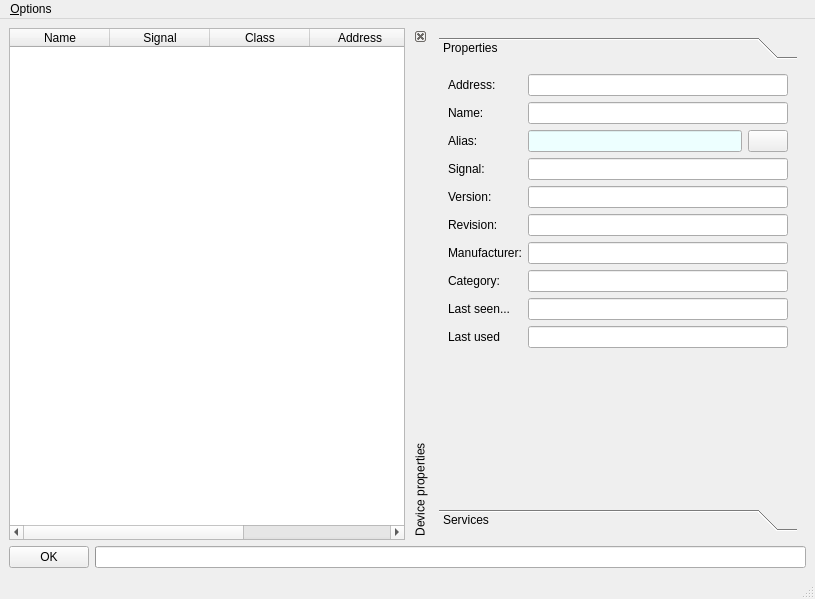
<ui version="4.0" >
 <class>MainWindow</class>
 <widget class="QMainWindow" name="MainWindow" >
  <property name="geometry" >
   <rect>
    <x>0</x>
    <y>0</y>
    <width>815</width>
    <height>599</height>
   </rect>
  </property>
  <property name="windowTitle" >
   <string>KBlueMon</string>
  </property>
  <widget class="QWidget" name="centralwidget" >
   <layout class="QGridLayout" >
    <item row="0" column="0" >
     <widget class="QTableWidget" name="remoteListWidget" >
      <property name="enabled" >
       <bool>true</bool>
      </property>
      <property name="toolTip" >
       <string>Click an entry to view it's properties</string>
      </property>
      <property name="whatsThis" >
       <string>This table lists the remote devices that has been discovered</string>
      </property>
      <property name="editTriggers" >
       <set>QAbstractItemView::NoEditTriggers</set>
      </property>
      <property name="tabKeyNavigation" >
       <bool>false</bool>
      </property>
      <property name="selectionMode" >
       <enum>QAbstractItemView::SingleSelection</enum>
      </property>
      <property name="selectionBehavior" >
       <enum>QAbstractItemView::SelectRows</enum>
      </property>
      <property name="gridStyle" >
       <enum>Qt::DashDotLine</enum>
      </property>
      <column>
       <property name="text" >
        <string>Name</string>
       </property>
      </column>
      <column>
       <property name="text" >
        <string>Signal</string>
       </property>
      </column>
      <column>
       <property name="text" >
        <string>Class</string>
       </property>
      </column>
      <column>
       <property name="text" >
        <string>Address</string>
       </property>
      </column>
      <column>
       <property name="text" >
        <string>Paired</string>
       </property>
      </column>
     </widget>
    </item>
    <item row="0" column="1" >
     <widget class="QDockWidget" name="deviceProperties" >
      <property name="sizePolicy" >
       <sizepolicy vsizetype="Preferred" hsizetype="MinimumExpanding" >
        <horstretch>0</horstretch>
        <verstretch>0</verstretch>
       </sizepolicy>
      </property>
      <property name="layoutDirection" >
       <enum>Qt::LeftToRight</enum>
      </property>
      <property name="features" >
       <set>QDockWidget::DockWidgetClosable|QDockWidget::DockWidgetVerticalTitleBar|QDockWidget::NoDockWidgetFeatures</set>
      </property>
      <property name="windowTitle" >
       <string>Device properties</string>
      </property>
      <widget class="QWidget" name="dockWidgetContents" >
       <layout class="QGridLayout" >
        <item row="0" column="0" >
         <widget class="QToolBox" name="toolBox" >
          <widget class="QWidget" name="infoPage" >
           <property name="geometry" >
            <rect>
             <x>0</x>
             <y>0</y>
             <width>362</width>
             <height>349</height>
            </rect>
           </property>
           <property name="sizePolicy" >
            <sizepolicy vsizetype="Fixed" hsizetype="Preferred" >
             <horstretch>0</horstretch>
             <verstretch>0</verstretch>
            </sizepolicy>
           </property>
           <attribute name="label" >
            <string>Properties</string>
           </attribute>
           <layout class="QGridLayout" >
            <item row="0" column="0" >
             <widget class="QLabel" name="textLabel1" >
              <property name="sizePolicy" >
               <sizepolicy vsizetype="Fixed" hsizetype="Minimum" >
                <horstretch>0</horstretch>
                <verstretch>0</verstretch>
               </sizepolicy>
              </property>
              <property name="toolTip" >
               <string>Address of the remote device</string>
              </property>
              <property name="text" >
               <string>Address:</string>
              </property>
              <property name="scaledContents" >
               <bool>false</bool>
              </property>
              <property name="wordWrap" >
               <bool>false</bool>
              </property>
              <property name="buddy" >
               <cstring>dev_address</cstring>
              </property>
             </widget>
            </item>
            <item row="0" column="1" colspan="2" >
             <widget class="QLineEdit" name="dev_address" >
              <property name="toolTip" >
               <string>Address of the remote device</string>
              </property>
              <property name="readOnly" >
               <bool>true</bool>
              </property>
             </widget>
            </item>
            <item row="1" column="0" >
             <widget class="QLabel" name="textLabel4" >
              <property name="sizePolicy" >
               <sizepolicy vsizetype="Fixed" hsizetype="Preferred" >
                <horstretch>0</horstretch>
                <verstretch>0</verstretch>
               </sizepolicy>
              </property>
              <property name="toolTip" >
               <string>Name of the remote device</string>
              </property>
              <property name="text" >
               <string>Name:</string>
              </property>
              <property name="wordWrap" >
               <bool>false</bool>
              </property>
              <property name="buddy" >
               <cstring>dev_name</cstring>
              </property>
             </widget>
            </item>
            <item row="1" column="1" colspan="2" >
             <widget class="QLineEdit" name="dev_name" >
              <property name="toolTip" >
               <string>Name of the remote device</string>
              </property>
              <property name="readOnly" >
               <bool>true</bool>
              </property>
             </widget>
            </item>
            <item row="2" column="0" >
             <widget class="QLabel" name="label" >
              <property name="text" >
               <string>Alias:</string>
              </property>
              <property name="buddy" >
               <cstring>dev_alias</cstring>
              </property>
             </widget>
            </item>
            <item row="2" column="1" >
             <widget class="QLineEdit" name="dev_alias" >
              <property name="palette" >
               <palette>
                <active>
                 <colorrole role="Base" >
                  <brush brushstyle="SolidPattern" >
                   <color alpha="255" >
                    <red>237</red>
                    <green>255</green>
                    <blue>255</blue>
                   </color>
                  </brush>
                 </colorrole>
                </active>
                <inactive>
                 <colorrole role="Base" >
                  <brush brushstyle="SolidPattern" >
                   <color alpha="255" >
                    <red>237</red>
                    <green>255</green>
                    <blue>255</blue>
                   </color>
                  </brush>
                 </colorrole>
                </inactive>
                <disabled>
                 <colorrole role="Base" >
                  <brush brushstyle="SolidPattern" >
                   <color alpha="255" >
                    <red>255</red>
                    <green>255</green>
                    <blue>255</blue>
                   </color>
                  </brush>
                 </colorrole>
                </disabled>
               </palette>
              </property>
              <property name="toolTip" >
               <string>&lt;html>&lt;head>&lt;meta name="qrichtext" content="1" />&lt;style type="text/css">
p, li { white-space: pre-wrap; }
&lt;/style>&lt;/head>&lt;body style=" font-family:'Sans Serif'; font-size:9pt; font-weight:400; font-style:normal;">
&lt;p style=" margin-top:0px; margin-bottom:0px; margin-left:0px; margin-right:0px; -qt-block-indent:0; text-indent:0px;">You can set a local alias for this remote device&lt;/p>
&lt;p style=" margin-top:12px; margin-bottom:12px; margin-left:0px; margin-right:0px; -qt-block-indent:0; text-indent:0px;">Insert your new alias and hit enter to set it&lt;/p>&lt;/body>&lt;/html></string>
              </property>
              <property name="readOnly" >
               <bool>false</bool>
              </property>
             </widget>
            </item>
            <item row="2" column="2" >
             <widget class="QPushButton" name="updateAliasButton" >
              <property name="text" >
               <string/>
              </property>
             </widget>
            </item>
            <item row="3" column="0" >
             <widget class="QLabel" name="textLabel3" >
              <property name="sizePolicy" >
               <sizepolicy vsizetype="Fixed" hsizetype="Preferred" >
                <horstretch>0</horstretch>
                <verstretch>0</verstretch>
               </sizepolicy>
              </property>
              <property name="toolTip" >
               <string>Signal strength for the remote device</string>
              </property>
              <property name="text" >
               <string>Signal:</string>
              </property>
              <property name="wordWrap" >
               <bool>false</bool>
              </property>
              <property name="buddy" >
               <cstring>dev_strength</cstring>
              </property>
             </widget>
            </item>
            <item row="3" column="1" colspan="2" >
             <widget class="QLineEdit" name="dev_strength" >
              <property name="toolTip" >
               <string>Signal strength for the remote device</string>
              </property>
              <property name="readOnly" >
               <bool>true</bool>
              </property>
             </widget>
            </item>
            <item row="4" column="0" >
             <widget class="QLabel" name="textLabel6_2" >
              <property name="sizePolicy" >
               <sizepolicy vsizetype="Fixed" hsizetype="Preferred" >
                <horstretch>0</horstretch>
                <verstretch>0</verstretch>
               </sizepolicy>
              </property>
              <property name="toolTip" >
               <string>Bluetooth version of the remote device</string>
              </property>
              <property name="text" >
               <string>Version:</string>
              </property>
              <property name="wordWrap" >
               <bool>false</bool>
              </property>
              <property name="buddy" >
               <cstring>dev_version</cstring>
              </property>
             </widget>
            </item>
            <item row="4" column="1" colspan="2" >
             <widget class="QLineEdit" name="dev_version" >
              <property name="toolTip" >
               <string>Bluetooth version of the remote device</string>
              </property>
              <property name="readOnly" >
               <bool>true</bool>
              </property>
             </widget>
            </item>
            <item row="5" column="0" >
             <widget class="QLabel" name="textLabel7_2" >
              <property name="sizePolicy" >
               <sizepolicy vsizetype="Fixed" hsizetype="Preferred" >
                <horstretch>0</horstretch>
                <verstretch>0</verstretch>
               </sizepolicy>
              </property>
              <property name="toolTip" >
               <string>Revision of the remote device</string>
              </property>
              <property name="text" >
               <string>Revision:</string>
              </property>
              <property name="wordWrap" >
               <bool>false</bool>
              </property>
              <property name="buddy" >
               <cstring>dev_revision</cstring>
              </property>
             </widget>
            </item>
            <item row="5" column="1" colspan="2" >
             <widget class="QLineEdit" name="dev_revision" >
              <property name="toolTip" >
               <string>Revision of the remote device</string>
              </property>
              <property name="readOnly" >
               <bool>true</bool>
              </property>
             </widget>
            </item>
            <item row="6" column="0" >
             <widget class="QLabel" name="textLabel8_2" >
              <property name="sizePolicy" >
               <sizepolicy vsizetype="Fixed" hsizetype="Preferred" >
                <horstretch>0</horstretch>
                <verstretch>0</verstretch>
               </sizepolicy>
              </property>
              <property name="toolTip" >
               <string>Remote device vendor and company</string>
              </property>
              <property name="text" >
               <string>Manufacturer:</string>
              </property>
              <property name="wordWrap" >
               <bool>false</bool>
              </property>
              <property name="buddy" >
               <cstring>dev_manufacturer</cstring>
              </property>
             </widget>
            </item>
            <item row="6" column="1" colspan="2" >
             <widget class="QLineEdit" name="dev_manufacturer" >
              <property name="toolTip" >
               <string>Remote device vendor and company</string>
              </property>
              <property name="readOnly" >
               <bool>true</bool>
              </property>
             </widget>
            </item>
            <item row="7" column="0" >
             <widget class="QLabel" name="textLabel16_2" >
              <property name="sizePolicy" >
               <sizepolicy vsizetype="Fixed" hsizetype="Preferred" >
                <horstretch>0</horstretch>
                <verstretch>0</verstretch>
               </sizepolicy>
              </property>
              <property name="toolTip" >
               <string>Kind of remote device</string>
              </property>
              <property name="text" >
               <string>Category:</string>
              </property>
              <property name="wordWrap" >
               <bool>false</bool>
              </property>
              <property name="buddy" >
               <cstring>dev_category</cstring>
              </property>
             </widget>
            </item>
            <item row="7" column="1" colspan="2" >
             <widget class="QLineEdit" name="dev_category" >
              <property name="toolTip" >
               <string>Kind of remote device</string>
              </property>
              <property name="readOnly" >
               <bool>true</bool>
              </property>
             </widget>
            </item>
            <item row="8" column="0" >
             <widget class="QLabel" name="label_2" >
              <property name="toolTip" >
               <string>Last time this remote device has been seen, in GMT.</string>
              </property>
              <property name="text" >
               <string>Last seen...</string>
              </property>
              <property name="buddy" >
               <cstring>dev_lastseen</cstring>
              </property>
             </widget>
            </item>
            <item row="8" column="1" colspan="2" >
             <widget class="QLineEdit" name="dev_lastseen" >
              <property name="toolTip" >
               <string>Last time this remote device has been seen, in GMT.</string>
              </property>
              <property name="readOnly" >
               <bool>true</bool>
              </property>
             </widget>
            </item>
            <item row="9" column="0" >
             <widget class="QLabel" name="label_3" >
              <property name="toolTip" >
               <string>Last time this remote device has been used, in GMT.</string>
              </property>
              <property name="text" >
               <string>Last used</string>
              </property>
              <property name="buddy" >
               <cstring>dev_lastused</cstring>
              </property>
             </widget>
            </item>
            <item row="9" column="1" colspan="2" >
             <widget class="QLineEdit" name="dev_lastused" >
              <property name="toolTip" >
               <string>Last time this remote device has been used, in GMT.</string>
              </property>
              <property name="readOnly" >
               <bool>true</bool>
              </property>
             </widget>
            </item>
           </layout>
          </widget>
          <widget class="QWidget" name="servicePage" >
           <property name="geometry" >
            <rect>
             <x>0</x>
             <y>0</y>
             <width>96</width>
             <height>34</height>
            </rect>
           </property>
           <attribute name="label" >
            <string>Services</string>
           </attribute>
           <layout class="QGridLayout" >
            <item row="0" column="0" >
             <widget class="QFrame" name="frame" >
              <property name="frameShape" >
               <enum>QFrame::StyledPanel</enum>
              </property>
              <property name="frameShadow" >
               <enum>QFrame::Raised</enum>
              </property>
              <layout class="QGridLayout" >
               <item row="0" column="0" >
                <widget class="QTreeWidget" name="service_tree" >
                 <column>
                  <property name="text" >
                   <string>Name</string>
                  </property>
                 </column>
                </widget>
               </item>
              </layout>
             </widget>
            </item>
           </layout>
          </widget>
         </widget>
        </item>
       </layout>
      </widget>
     </widget>
    </item>
    <item row="1" column="0" colspan="2" >
     <layout class="QHBoxLayout" >
      <item>
       <layout class="QHBoxLayout" >
        <item>
         <widget class="QPushButton" name="okButton" >
          <property name="toolTip" >
           <string>Click to close</string>
          </property>
          <property name="whatsThis" >
           <string>Terminates execution of KBlueMon</string>
          </property>
          <property name="text" >
           <string>OK</string>
          </property>
         </widget>
        </item>
       </layout>
      </item>
      <item>
       <widget class="QProgressBar" name="feedBackBar" >
        <property name="toolTip" >
         <string>This bar indicates if service discovery is running</string>
        </property>
        <property name="whatsThis" >
         <string>If this bar is animated, then service discovery is running. If the bar is quiet, service discovery is not running.</string>
        </property>
        <property name="invertedAppearance" >
         <bool>false</bool>
        </property>
        <property name="format" >
         <string/>
        </property>
       </widget>
      </item>
     </layout>
    </item>
   </layout>
  </widget>
  <widget class="QMenuBar" name="menubar" >
   <property name="geometry" >
    <rect>
     <x>0</x>
     <y>0</y>
     <width>815</width>
     <height>32</height>
    </rect>
   </property>
   <widget class="QMenu" name="menuConfiguration" >
    <property name="title" >
     <string>&amp;Options</string>
    </property>
    <addaction name="action_Local_devices" />
   </widget>
   <addaction name="menuConfiguration" />
  </widget>
  <widget class="QStatusBar" name="statusbar" />
  <action name="action_Local_devices" >
   <property name="text" >
    <string>&amp;Local devices</string>
   </property>
  </action>
 </widget>
 <resources/>
 <connections>
  <connection>
   <sender>okButton</sender>
   <signal>clicked()</signal>
   <receiver>MainWindow</receiver>
   <slot>close()</slot>
   <hints>
    <hint type="sourcelabel" >
     <x>52</x>
     <y>547</y>
    </hint>
    <hint type="destinationlabel" >
     <x>814</x>
     <y>544</y>
    </hint>
   </hints>
  </connection>
 </connections>
</ui>
